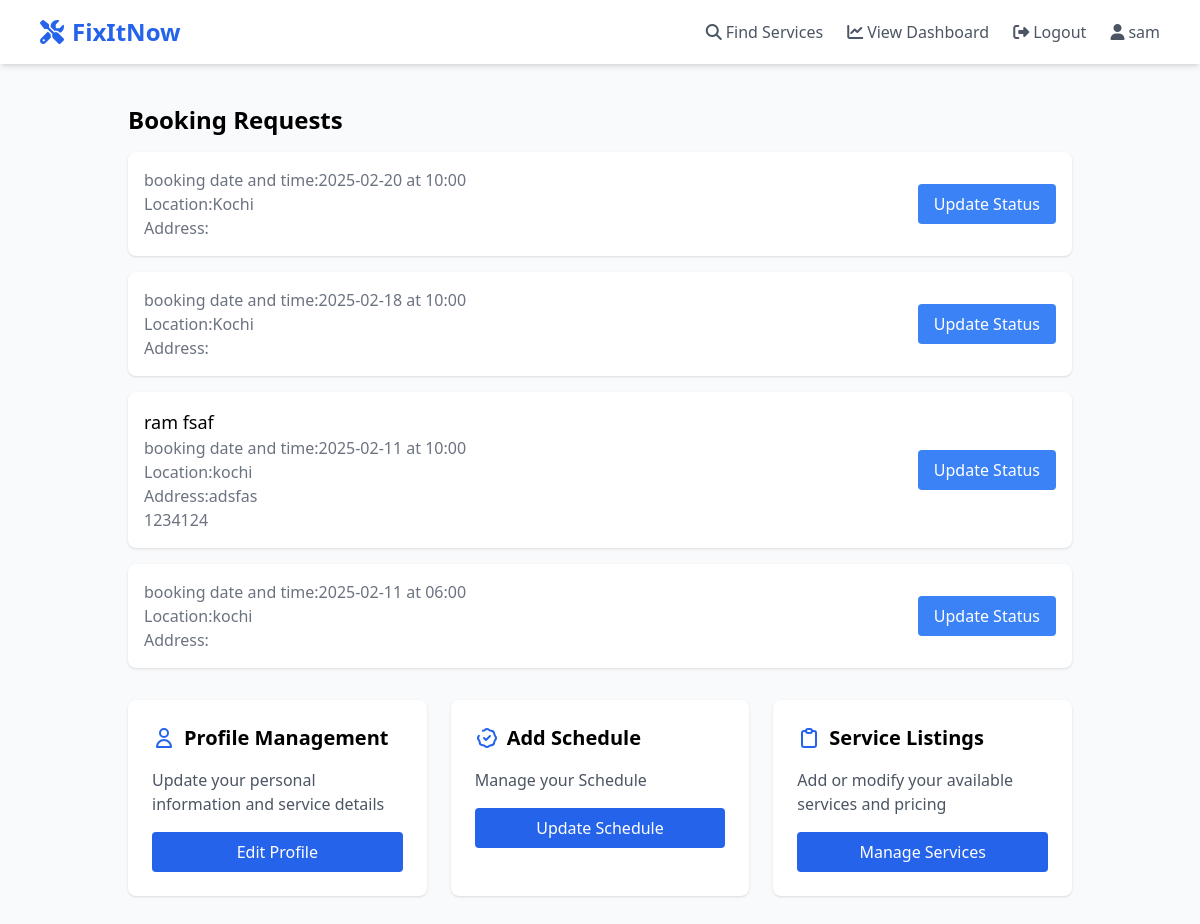
Screenshot of /accounts/dashboard/ (signed in) with the database file from the repository.
### accounts/models.py (models this page shows, shortened)
class User(AbstractUser):
    phone_number = models.CharField(max_length=20)
    address = models.TextField()
    city = models.CharField(max_length=100)
    state = models.CharField(max_length=100)
    zip_code = models.CharField(max_length=20)
    user_type = models.CharField(max_length=20, choices=[
        ('customer', 'Customer'),
        ('service_provider', 'Service Provider')
    ])
    created_at = models.DateTimeField(auto_now_add=True)
    updated_at = models.DateTimeField(auto_now=True)
    profile_picture = models.ImageField(upload_to='profile_pictures/', null=True, blank=True)
    is_verified = models.BooleanField(default=False)
    bio = models.TextField(blank=True)
    preferred_communication = models.CharField(
        max_length=20,
        choices=[
            ('email', 'Email'),
            ('phone', 'Phone'),
            ('both', 'Both')
        ],
        default='email'
    )
    account_status = models.CharField(
        max_length=20,
        choices=[
            ('active', 'Active'),
            ('inactive', 'Inactive'),
            ('suspended', 'Suspended')
        ],
        default='active'
    )

### services/models.py (models this page shows, shortened)
class Booking(models.Model):
    service = models.ForeignKey(Service, on_delete=models.CASCADE, related_name='bookings')
    customer = models.ForeignKey(User, on_delete=models.CASCADE, related_name='bookings')
    provider = models.ForeignKey(ServiceProvider, on_delete=models.CASCADE, related_name='provider_bookings')
    booking_date = models.DateField()
    booking_time = models.TimeField()
    STATUS_CHOICES = [
        ('pending', 'Pending'),
        ('confirmed', 'Confirmed'),
        ('in_progress', 'In Progress'),
        ('completed', 'Completed'),
        ('cancelled', 'Cancelled')
    ]
    status = models.CharField(max_length=20, choices=STATUS_CHOICES, default='pending')
    total_amount = models.DecimalField(max_digits=10, decimal_places=2)
    special_instructions = models.TextField(blank=True, null=True)
    service_location = models.TextField()
    created_at = models.DateTimeField(auto_now_add=True)
    updated_at = models.DateTimeField(auto_now=True)

### accounts/views.py (the view)
# urls.py: path('dashboard/', views.ProviderDashboardView.as_view(), name='provider_dashboard'),
class ProviderDashboardView(LoginRequiredMixin, UserPassesTestMixin, ListView):
    model = Booking
    template_name = 'Service_Dashboard.html'
    context_object_name = 'recent_bookings'
    def test_func(self):
        return self.request.user.user_type == 'service_provider'
    def get_queryset(self):
        return Booking.objects.filter(
            provider__user=self.request.user
        ).order_by('-created_at')[:5]
    def get_context_data(self, **kwargs):
        context = super().get_context_data(**kwargs)
        provider = self.request.user.serviceprovider
        today = datetime.now().date()
        context.update({
            'days_of_week': ['monday', 'tuesday', 'wednesday', 'thursday', 'friday', 'saturday', 'sunday'],
            'morning_hours': ['6', '7', '8', '9', '10', '11', '12'],
            'afternoon_hours': ['13', '14', '15', '16', '17', '18', '19'],
            'pending_bookings': Booking.objects.filter(
                provider=provider,
                status='pending'
            ).count(),
            'today_bookings': Booking.objects.filter(
                provider=provider,
                booking_date=today
            ),
            'services': Service.objects.filter(provider=provider),
        })
        return context

### templates/Service_Dashboard.html (shortened to what this page needs)
{% extends 'base.html' %}
{% load static %}
{% block content %}
<div class="min-h-screen bg-gray-50 p-6">
    <div class="mb-8">
        <h2 class="text-2xl font-semibold mb-4">Booking Requests</h2>
        <div class="space-y-4">
            {% for booking in recent_bookings %}
            <div class="bg-white rounded-lg shadow p-4">
                <div class="flex flex-col md:flex-row justify-between items-start md:items-center gap-4">
                    <div>
                        <h3 class="font-medium text-lg">{{ booking.customer.get_full_name }}</h3>
                        <p class="text-gray-500">booking date and time:{{ booking.booking_date|date:"Y-m-d" }} at {{ booking.booking_time|time:"H:i" }}</p>
                        <p class="text-gray-500">Location:{{ booking.service_location}}</p>
                        <p class="text-gray-500">Address:{{ booking.customer.address}}</p>
                        <p class="text-gray-500">{{ booking.customer.phone_number}}</p>
                    </div>
                    <div class="flex gap-2">
                        <a href="{}"
                           class="px-4 py-2 bg-blue-500 text-white rounded hover:bg-blue-600 transition-colors">
                            Update Status
                        </a>
                    </div>
                </div>
            </div>
            {% endfor %}
        </div>
    </div>
    <div class="grid grid-cols-1 md:grid-cols-3 gap-6">
        <div class="bg-white rounded-lg shadow p-6">
            <div class="flex items-center mb-4">
                <svg class="w-6 h-6 text-blue-600 mr-2" fill="none" stroke="currentColor" viewBox="0 0 24 24">
                    <path stroke-linecap="round" stroke-linejoin="round" stroke-width="2" d="M16 7a4 4 0 11-8 0 4 4 0 018 0zM12 14a7 7 0 00-7 7h14a7 7 0 00-7-7z" />
                </svg>
                <h3 class="text-xl font-semibold">Profile Management</h3>
            </div>
            <p class="text-gray-600 mb-4">Update your personal information and service details</p>
            <a href=""
               class="block w-full px-4 py-2 bg-blue-600 text-white rounded hover:bg-blue-700 transition-colors text-center">
                Edit Profile
            </a>
        </div>
        <div class="bg-white rounded-lg shadow p-6">
            <div class="flex items-center mb-4">
                <h3 class="text-xl font-semibold">Add Schedule</h3>
            </div>
            <p class="text-gray-600 mb-4">Manage your Schedule</p>
            <a href="{% url 'services:shedule_add'%}"
               class="block w-full px-4 py-2 bg-blue-600 text-white rounded hover:bg-blue-700 transition-colors text-center">
                Update Schedule
            </a>
        </div>
        <div class="bg-white rounded-lg shadow p-6">
            <div class="flex items-center mb-4">
                <svg class="w-6 h-6 text-blue-600 mr-2" fill="none" stroke="currentColor" viewBox="0 0 24 24">
                    <path stroke-linecap="round" stroke-linejoin="round" stroke-width="2" d="M9 5H7a2 2 0 00-2 2v12a2 2 0 002 2h10a2 2 0 002-2V7a2 2 0 00-2-2h-2M9 5a2 2 0 002 2h2a2 2 0 002-2M9 5a2 2 0 012-2h2a2 2 0 012 2" />
                </svg>
                <h3 class="text-xl font-semibold">Service Listings</h3>
            </div>
            <p class="text-gray-600 mb-4">Add or modify your available services and pricing</p>
            <a href="{% url 'services:service_add'%}"
               class="block w-full px-4 py-2 bg-blue-600 text-white rounded hover:bg-blue-700 transition-colors text-center">
                Manage Services
            </a>
        </div>
    </div>
</div>
{% endblock %}

### templates/base.html (shortened to what this page needs)
<!DOCTYPE html>
<html lang="en">
<head>
    <script src="https://cdn.tailwindcss.com"></script>
    <link rel="stylesheet" href="https://cdnjs.cloudflare.com/ajax/libs/font-awesome/6.4.0/css/all.min.css">
</head>
<body class="min-h-screen flex flex-col bg-gray-50">
    <nav class="bg-white shadow-md fixed w-full top-0 z-50" aria-label="Main navigation">
        <div class="max-w-6xl mx-auto px-4">
            <div class="flex flex-col md:flex-row md:justify-between md:h-16">
                <div class="flex justify-between items-center h-16 md:h-auto">
                    <a href="/" class="text-blue-600 font-bold text-xl md:text-2xl hover:text-blue-700" aria-label="FixItNow Home">
                        <i class="fas fa-tools mr-2" aria-hidden="true"></i>FixItNow
                    </a>
                </div>
                <div
                    class="hidden md:flex md:items-center md:space-x-6 py-4 md:py-0"
                    id="mobile-menu"
                    role="navigation"
                    aria-label="Site navigation">
                    <a href="{% url 'services:service_list' %}" class="block md:inline-block text-gray-600 hover:text-blue-600 transition-colors py-2 md:py-0 focus:outline-none focus:ring-2 focus:ring-blue-600 rounded">
                        <i class="fas fa-search mr-1" aria-hidden="true"></i>Find Services
                    </a>
                    {% if user.user_type == 'service_provider' %}
                        <a href="{% url 'accounts:provider_dashboard' %}" class="block md:inline-block text-gray-600 hover:text-blue-600 transition-colors py-2 md:py-0 focus:outline-none focus:ring-2 focus:ring-blue-600 rounded">
                            <i class="fas fa-chart-line mr-1" aria-hidden="true"></i>View Dashboard
                        </a>
                    {% elif user.user_type == 'customer' %}
                        <a href="{% url 'accounts:customer_dashboard' %}" class="block md:inline-block text-gray-600 hover:text-blue-600 transition-colors py-2 md:py-0 focus:outline-none focus:ring-2 focus:ring-blue-600 rounded">
                            <i class="fas fa-user-circle mr-1" aria-hidden="true"></i>My Dashboard
                        </a>
                    {% else %}
                        <a href="{% url 'accounts:service_registration' %}" class="block md:inline-block text-gray-600 hover:text-blue-600 transition-colors py-2 md:py-0 focus:outline-none focus:ring-2 focus:ring-blue-600 rounded">
                            <i class="fas fa-user-tie mr-1" aria-hidden="true"></i>Become a Provider
                        </a>
                    {% endif %}
                    {% if user.is_authenticated %}
                        <a href="{% url 'accounts:signout' %}" class="block md:inline-block text-gray-600 hover:text-blue-600 transition-colors py-2 md:py-0 focus:outline-none focus:ring-2 focus:ring-blue-600 rounded">
                            <i class="fas fa-sign-out-alt mr-1" aria-hidden="true"></i>Logout
                        </a>
                        <span class="block md:inline-block text-gray-600 py-2 md:py-0">
                            <i class="fas fa-user mr-1" aria-hidden="true"></i>{{ user.username }}
                        </span>
                    {% endif %}
                </div>
            </div>
        </div>
    </nav>
    <main id="main-content" class="flex-grow container mx-auto px-4 pt-32 md:pt-20 pb-12">
        {% block content %}
        {% endblock %}
    </main>
</body>
</html>

### rows the page displays
User: username "sam"
Booking: booking_date "2025-02-20", booking_time "10:00", service_location "Kochi"
Booking: booking_date "2025-02-18", booking_time "10:00", service_location "Kochi"
Booking: customer.get_full_name "ram fsaf", booking_date "2025-02-11", booking_time "10:00", service_location "kochi", customer.address "adsfas", customer.phone_number "1234124"
Booking: booking_date "2025-02-11", booking_time "06:00", service_location "kochi"
